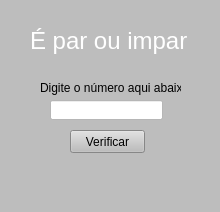
<?xml version="1.0" encoding="UTF-8"?>
<ui version="4.0">
 <class>MainWindow</class>
 <widget class="QMainWindow" name="MainWindow">
  <property name="geometry">
   <rect>
    <x>0</x>
    <y>0</y>
    <width>220</width>
    <height>212</height>
   </rect>
  </property>
  <property name="windowTitle">
   <string>MainWindow</string>
  </property>
  <property name="styleSheet">
   <string notr="true">background-color:#bdbdbd;</string>
  </property>
  <widget class="QWidget" name="centralwidget">
   <widget class="QLabel" name="label">
    <property name="geometry">
     <rect>
      <x>30</x>
      <y>20</y>
      <width>161</width>
      <height>41</height>
     </rect>
    </property>
    <property name="font">
     <font>
      <pointsize>18</pointsize>
     </font>
    </property>
    <property name="styleSheet">
     <string notr="true">color:#ffffff;</string>
    </property>
    <property name="text">
     <string>É par ou impar </string>
    </property>
   </widget>
   <widget class="QLineEdit" name="lineEditNum1">
    <property name="geometry">
     <rect>
      <x>50</x>
      <y>100</y>
      <width>113</width>
      <height>20</height>
     </rect>
    </property>
    <property name="styleSheet">
     <string notr="true">background-color:#ffffff;</string>
    </property>
   </widget>
   <widget class="QPushButton" name="pushButton">
    <property name="geometry">
     <rect>
      <x>70</x>
      <y>130</y>
      <width>75</width>
      <height>23</height>
     </rect>
    </property>
    <property name="text">
     <string>Verificar</string>
    </property>
   </widget>
   <widget class="QLabel" name="label_2">
    <property name="geometry">
     <rect>
      <x>40</x>
      <y>80</y>
      <width>141</width>
      <height>16</height>
     </rect>
    </property>
    <property name="text">
     <string>Digite o número aqui abaixo</string>
    </property>
   </widget>
  </widget>
  <widget class="QMenuBar" name="menubar">
   <property name="geometry">
    <rect>
     <x>0</x>
     <y>0</y>
     <width>220</width>
     <height>21</height>
    </rect>
   </property>
  </widget>
  <widget class="QStatusBar" name="statusbar"/>
 </widget>
 <resources/>
 <connections/>
</ui>
